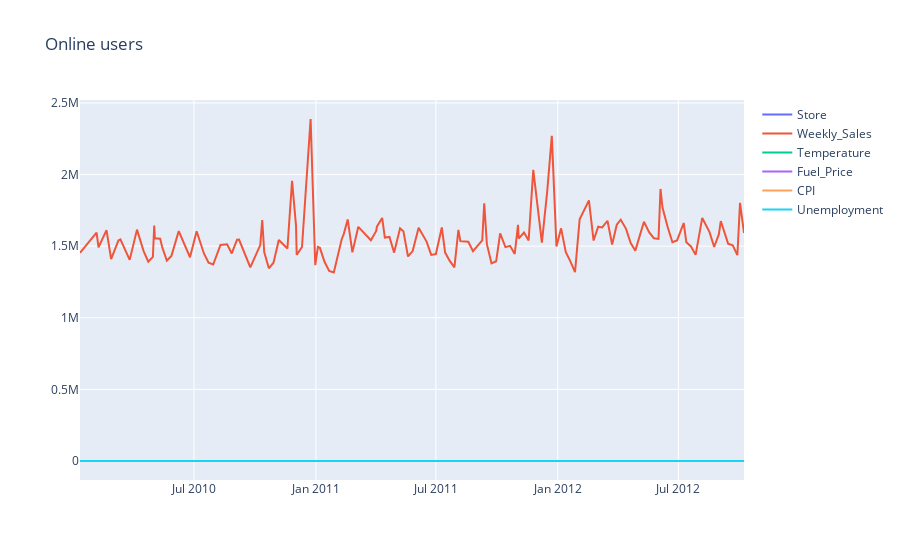

Notebook cell for this chart:
### Code cell
import warnings

warnings.filterwarnings("ignore")
import pandas as pd
from sklearn.metrics import  mean_absolute_percentage_error

from plotly import __version__
from plotly import graph_objs as go
from plotly.offline import init_notebook_mode, iplot

init_notebook_mode(connected=True)


def plotly_df(df, title=""):
    data = []

    for column in df.columns:
        trace = go.Scatter(x=df.index, y=df[column], mode="lines", name=column)
        data.append(trace)

    layout = dict(title=title)
    fig = dict(data=data, layout=layout)
    iplot(fig, show_link=False)

dataset = pd.read_csv(
    "train.csv", index_col=["Date"], parse_dates=["Date"]
)

plotly_df(dataset[dataset["Store"] == 1], title="Online users")

### Figure 1 — Plotly figure (JSON) as saved in the notebook; plotly's stock layout.template omitted (floating-point values rounded to 4 significant figures; data arrays with more than 128 entries replaced by an {"elided": "..."} marker saying what was removed)
{"data": [{"mode": "lines", "name": "Store", "type": "scatter", "x": {"elided": "139 str values"}, "y": {"elided": "139 int values"}}, {"mode": "lines", "name": "Weekly_Sales", "type": "scatter", "x": {"elided": "139 str values"}, "y": {"elided": "139 float values"}}, {"mode": "lines", "name": "Temperature", "type": "scatter", "x": {"elided": "139 str values"}, "y": {"elided": "139 float values"}}, {"mode": "lines", "name": "Fuel_Price", "type": "scatter", "x": {"elided": "139 str values"}, "y": {"elided": "139 float values"}}, {"mode": "lines", "name": "CPI", "type": "scatter", "x": {"elided": "139 str values"}, "y": {"elided": "139 float values"}}, {"mode": "lines", "name": "Unemployment", "type": "scatter", "x": {"elided": "139 str values"}, "y": {"elided": "139 float values"}}], "layout": {"title": {"text": "Online users"}}}
